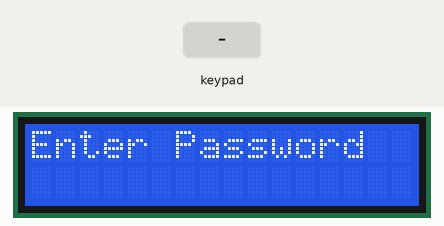
Recording of a sketch running on a simulated Arduino Uno, built with avr-gcc and run on an emulated ATmega328P. Parts: 16×2 character LCD. The test bench sets the inputs (shaded band).

Above: at 1.2 s.
1.3 s: keypad keys 1 3 9 7 2 2 # pressed 0.4 s apart
At 4.8 s:
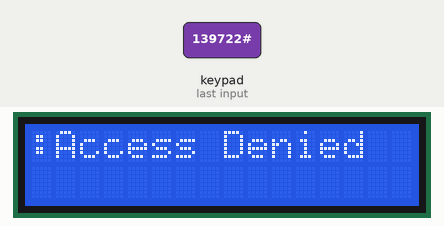
6.8 s: key 'A' pressed
At 7.9 s:
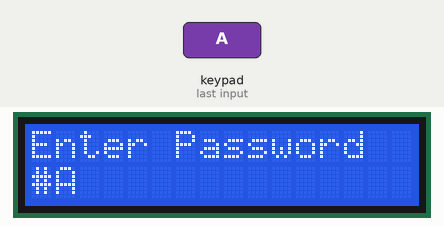
8.3 s: key 'B' pressed
At 9.3 s:
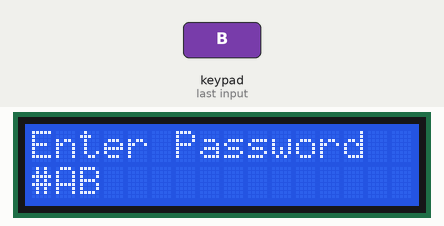
9.8 s: keypad keys 1 2 3 4 5 6 * pressed 0.4 s apart
At 14.4 s:
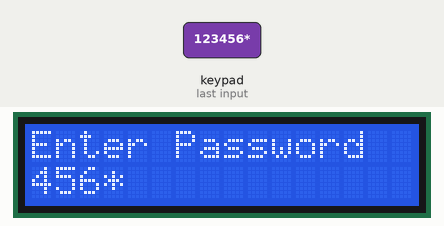
14.7 s: key 'C' pressed
At 15.4 s:
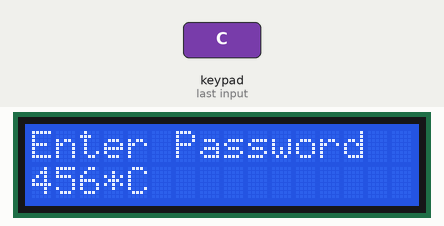
16.2 s: keypad keys 5 4 3 2 A pressed 0.4 s apart
At 19.3 s:
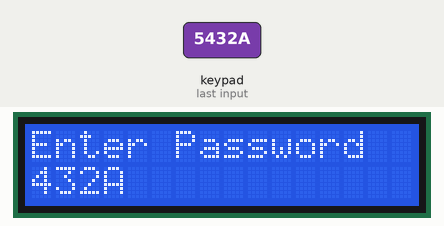
Timing chart, 0 to 20.8 s (numbered marks = the images above; inputs shaded):
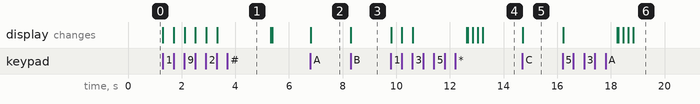

The sketch:

Keypad_Password_controls_an_Output.ino
```cpp
//Written by Otobong Peter
//24th Sept, 2019
#include <Keypad.h>
#include <Wire.h>
#include <LiquidCrystal_I2C.h>

#define Password_Lenght 7 // Give enough room for six chars + NULL char

LiquidCrystal_I2C lcd(0x27,16,2);


const byte ROWS = 4;
const byte COLS = 4;
char keys[ROWS][COLS] = {
  {'1','2','3','A'},
  {'4','5','6','B'},
  {'7','8','9','C'},
  {'*','0','#','D'}
};

byte rowPins[ROWS] = {5, 4, 3, 2}; //connect to the row pinouts of the keypad
byte colPins[COLS] = {9, 8, 7, 6}; //connect to the column pinouts of the keypad

Keypad customKeypad( makeKeymap(keys), rowPins, colPins, ROWS, COLS); //initialize an instance of class NewKeypad

int LED = 13;
char Data[Password_Lenght]; // 6 is the number of chars it can hold + the null char = 7
char Master[Password_Lenght] = "123456";
byte data_count = 0, master_count = 0;
bool Pass_is_good;
char customKey;

void setup()
{
  lcd.init();// initialize the lcd
  lcd.backlight();
  Serial.begin(9600);
}

void loop()
{
  lcd.setCursor(0,0);
  lcd.print("Enter Password");

  customKey = customKeypad.getKey();
  if (customKey) // makes sure a key is actually pressed, equal to (customKey != NO_KEY)
  {
    Data[data_count] = customKey; // store char into data array
    lcd.setCursor(data_count,1); // move cursor to show each new char
    lcd.print(Data[data_count]); // print char at said cursor
    data_count++; // increment data array by 1 to store new char, also keep track of the number of chars entered
  }

  if(data_count == Password_Lenght-1) // if the array index is equal to the number of expected chars, compare data to master
  {
    lcd.clear();
    lcd.setCursor(0, 0);
    lcd.print(":");//Prints before adding the lines of strings from the next if conditions

    if(!strcmp(Data, Master)){ // equal to (strcmp(Data, Master) == 0)
      lcd.print("Access Granted");
      digitalWrite(LED,HIGH);
      delay(5000);
      digitalWrite(LED,LOW);}
    else{
      lcd.print("Access Denied");
      delay(1000);}

    delay(1000);// added 1 second delay to make sure the password is completely shown on screen before it gets cleared.
    lcd.clear();
    clearData();
  }
}

void clearData()
{
  while(data_count !=0)
  {   // This can be used for any array size,
    Data[data_count--] = 0; //clear array for new data
  }
  return;
}
```

Measured:
- after the input at 1.3 s, the display: first changes at once (image 1 shows a later state)
- after the input at 6.8 s, the display: changes at once (image 2)
- after the input at 8.3 s, the display: changes at once (image 3)
- after the input at 9.8 s, the display: first changes at once (image 4 shows a later state)
- after the input at 14.7 s, the display: changes at once (image 5)
- after the input at 16.2 s, the display: first changes at once (image 6 shows a later state)
